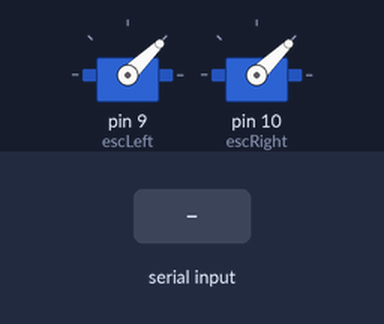
A sketch run on a simulated Arduino Uno, built with avr-gcc and run on an emulated ATmega328P. On the bench: 2 × servo. The inputs (shaded band) are chosen by the test bench.

Above: at 4.2 s.
4.3 s: "G" received over Serial
At 5.2 s:
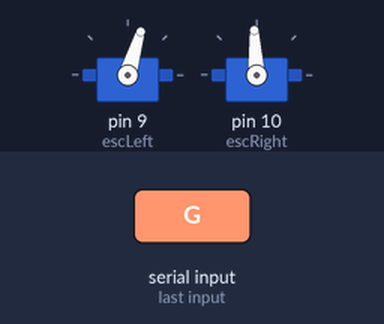
5.8 s: "I" received over Serial
At 6.4 s:
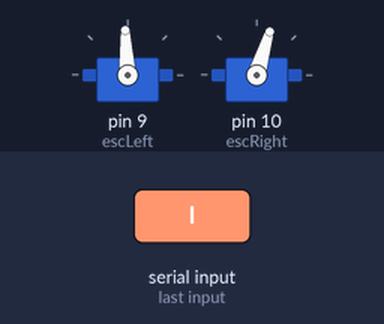
7.3 s: "S" received over Serial
At 8.5 s:
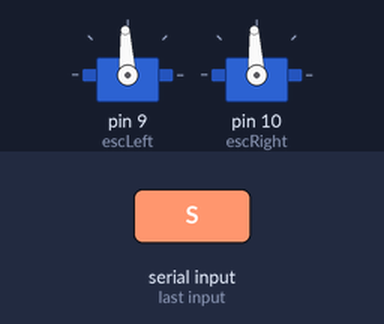
8.8 s: "90,45\n" received over Serial
At 10.0 s:
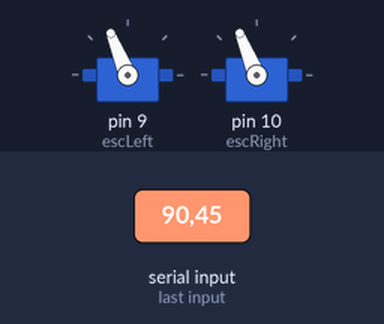
10.3 s: "B90\n" received over Serial
At 11.1 s:
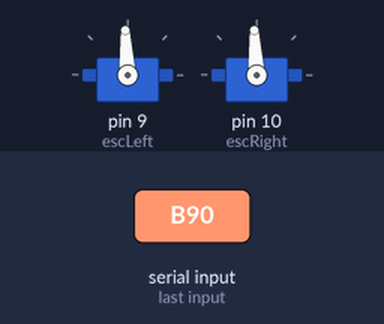
11.8 s: "5\n" received over Serial
At 12.1 s:
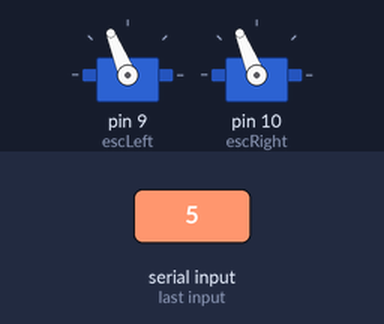
Timing chart, 0 to 14.3 s (numbered marks = the images above; inputs shaded):
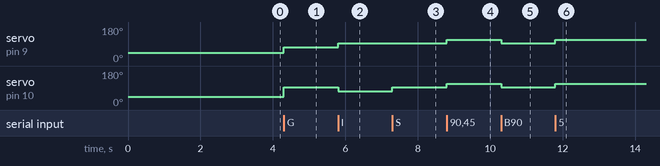

The sketch:

boat_arduino_code.ino
```cpp
#include <Servo.h>

Servo escLeft;
Servo escRight;

char cmd;
int baseSpeed = 1500;
int speedValue = 0;

int getSpeed(int val) {
  return map(val, 0, 100, 1500, 1900);
}

void setup() {
  Serial.begin(9600);

  escLeft.attach(9);
  escRight.attach(10);

  escLeft.writeMicroseconds(1000);
  escRight.writeMicroseconds(1000);
  delay(3000);
}

void loop() {
  if (Serial.available()) {
    cmd = Serial.read();

    if (cmd >= '0' && cmd <= '9') {
      speedValue = (cmd - '0') * 10;
      baseSpeed = getSpeed(speedValue);
    } else if (cmd == 'q') {
      speedValue = 100;
      baseSpeed = getSpeed(speedValue);
    }

    int left = baseSpeed;
    int right = baseSpeed;

    switch (cmd) {
      case 'F': left = baseSpeed; right = baseSpeed; break;
      case 'B': left = 1300; right = 1300; break;
      case 'L': left = 1400; right = baseSpeed; break;
      case 'R': left = baseSpeed; right = 1400; break;
      case 'G': left = baseSpeed - 200; right = baseSpeed; break;
      case 'I': left = baseSpeed; right = baseSpeed - 200; break;
      case 'H': left = 1300; right = 1400; break;
      case 'J': left = 1400; right = 1300; break;
      case 'S': left = 1500; right = 1500; break;
    }

    left = constrain(left, 1100, 1900);
    right = constrain(right, 1100, 1900);

    escLeft.writeMicroseconds(left);
    escRight.writeMicroseconds(right);
  }
}
```

Measured:
- after the input at 4.3 s, servo on pin 9 (escLeft): 44° → 73° at once; servo on pin 10 (escRight): 44° → 93° at once
- after the input at 5.8 s, servo on pin 9 (escLeft): 73° → 93° at once; servo on pin 10 (escRight): 93° → 73° at once
- after the input at 7.3 s, servo on pin 10 (escRight): 73° → 93° at once
- after the input at 8.8 s, servo on pin 9 (escLeft), servo on pin 10 (escRight): 93° → 112° at once
- after the input at 10.3 s, servo on pin 9 (escLeft), servo on pin 10 (escRight): 112° → 93° at once
- after the input at 11.8 s, servo on pin 9 (escLeft), servo on pin 10 (escRight): 93° → 112° at once
